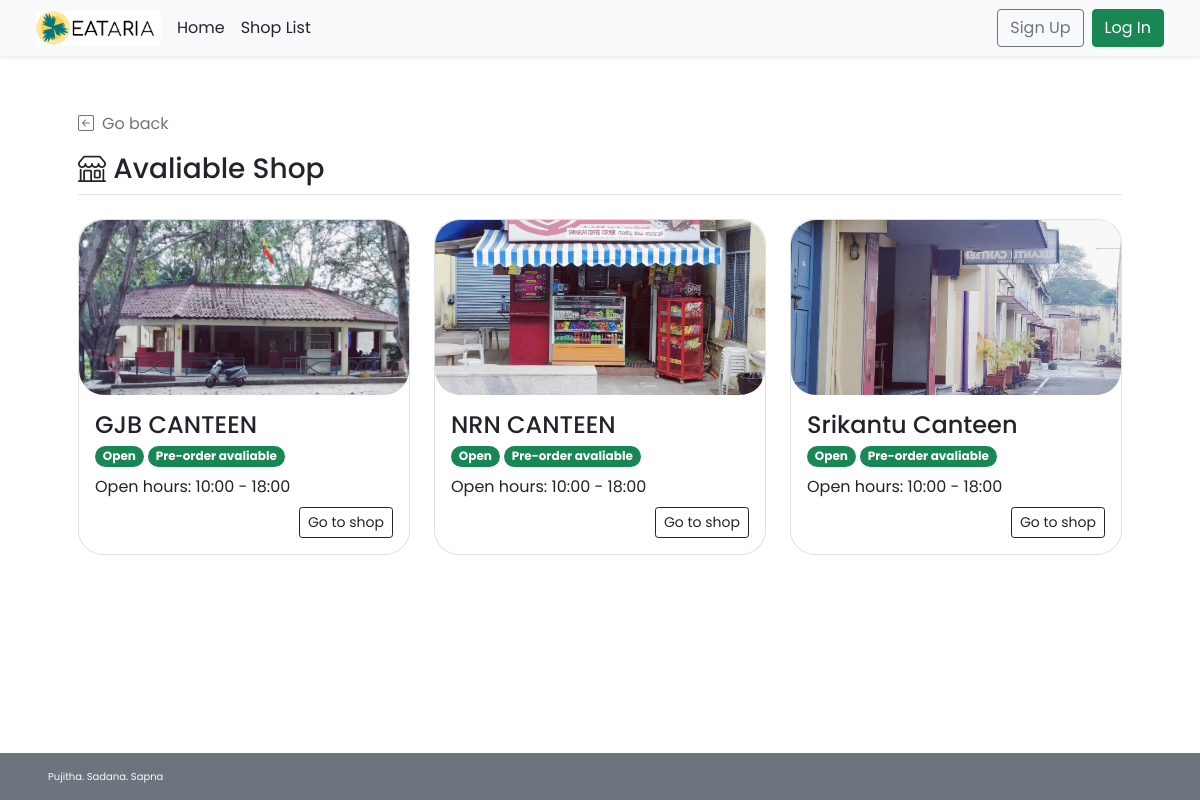
The app's page /shop_list.php, older data.
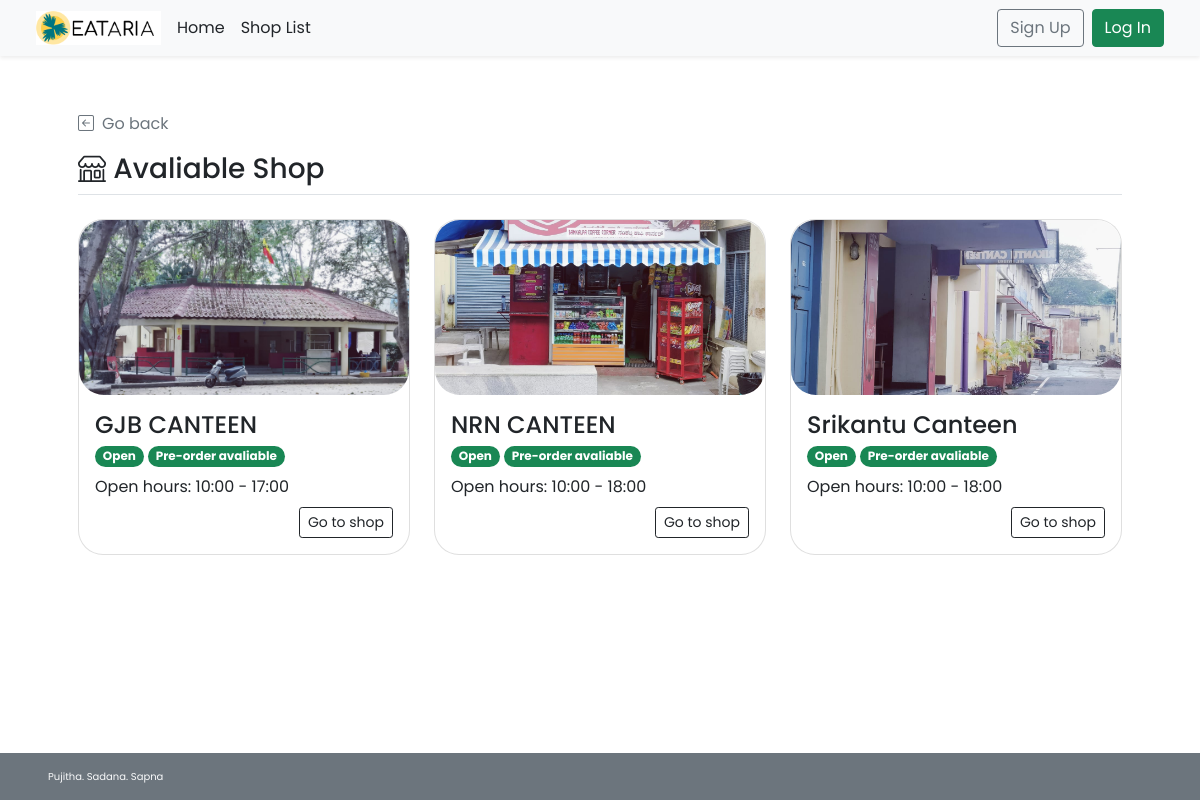
The same page, newer data.
### tables this page shows
CREATE TABLE `shop` (
  `s_id` int(11) NOT NULL,
  `s_username` varchar(45) NOT NULL,
  `s_pwd` varchar(45) NOT NULL,
  `s_name` varchar(45) NOT NULL,
  `s_location` varchar(100) NOT NULL,
  `s_openhour` time NOT NULL,
  `s_closehour` time NOT NULL,
  `s_status` tinyint(4) NOT NULL DEFAULT 1 COMMENT 'shop ready for taking orders or not(1 for open, 0 for close)\r\n',
  `s_preorderstatus` tinyint(4) NOT NULL DEFAULT 1 COMMENT 'shop is ready for preorder or not',
  `s_email` varchar(45) NOT NULL,
  `s_phoneno` varchar(10) NOT NULL,
  `s_pic` text DEFAULT NULL
);

### shop_list.php (the view, shortened to what this page needs)
<!DOCTYPE html>
<html lang="en">
<head>
    <?php session_start(); include("conn_db.php"); include('head.php');?>
    <link href="css/main.css" rel="stylesheet">
</head>
<body class="d-flex flex-column h-100">
    <?php include('nav_header.php')?>
    <div class="container p-5" id="recommended-shop">
        <a class="nav nav-item text-decoration-none text-muted mb-3" href="#" onclick="history.back();">
            <i class="bi bi-arrow-left-square me-2"></i>Go back
        </a>
        <h3 class="border-bottom pb-2"><i class="bi bi-shop align-top"></i> Avaliable Shop</h3>
        <div class="row row-cols-1 row-cols-lg-3 align-items-stretch g-4 py-3">
        <?php
            $query = "SELECT s_id,s_name,s_openhour,s_closehour,s_status,s_preorderstatus,s_pic FROM shop
            WHERE (s_preorderstatus = 1) OR (s_preorderstatus = 0 AND (CURTIME() BETWEEN s_openhour AND s_closehour));";
            $result = $mysqli -> query($query);
            if($result -> num_rows > 0){
            while($row = $result -> fetch_array()){
        ?>
            <div class="col">
                <a href="<?php echo "shop_menu.php?s_id=".$row["s_id"]?>" class="text-decoration-none text-dark">
                    <div class="card rounded-25">
                        <img
                        <?php
                            if(is_null($row["s_pic"])){echo "src='img/default.png'";}
                            else{echo "src=\"img/{$row['s_pic']}\"";}
                        ?>
                        style="width:100%; height:175px; object-fit:cover;"
                        class="card-img-top rounded-25 img-fluid" alt="...">
                        <div class="card-body">
                            <h4 name="shop-name" class="card-title"><?php echo $row["s_name"]?></h4>
                            <p class="card-subtitle">
                                <?php
                                    $now = date('H:i:s');
                                    if((($now < $row["s_openhour"])||($now > $row["s_closehour"]))||($row["s_status"]==0)){
                                ?>
                                <span class="badge rounded-pill bg-danger">Closed</span>
                                <?php }else{ ?>
                                <span class="badge rounded-pill bg-success">Open</span>
                                <?php }
                                    if($row["s_preorderstatus"]==1){
                                ?>
                                <span class="badge rounded-pill bg-success">Pre-order avaliable</span>
                                <?php }else{ ?>
                                <span class="badge rounded-pill bg-danger">Pre-order Unavaliable</span>
                                <?php }     ?>
                            </p>
                            <?php
                                $open = explode(":",$row["s_openhour"]);
                                $close = explode(":",$row["s_closehour"]);
                            ?>
                            <p class="card-text my-2">Open hours: <?php echo $open[0].":".$open[1]." - ".$close[0].":".$close[1]?></p>
                            <div class="text-end">
                                <a href="<?php echo "shop_menu.php?s_id=".$row["s_id"]?>" class="btn btn-sm btn-outline-dark">Go to shop</a>
                            </div>
                        </div>
                    </div>
                </a>
            </div>
        <?php }
        }
        ?>
        </div>
    </div>
    <footer
    class="footer d-flex flex-wrap justify-content-between align-items-center px-5 py-3 mt-auto bg-secondary text-light">
        <span class="xsmall-font">Pujitha. Sadana. Sapna</span></span>
    </footer>
</body>
</html>

Row changes from the older to the newer data that the page shows:
changed shop "GJB CANTEEN": s_closehour "18" → "17"
